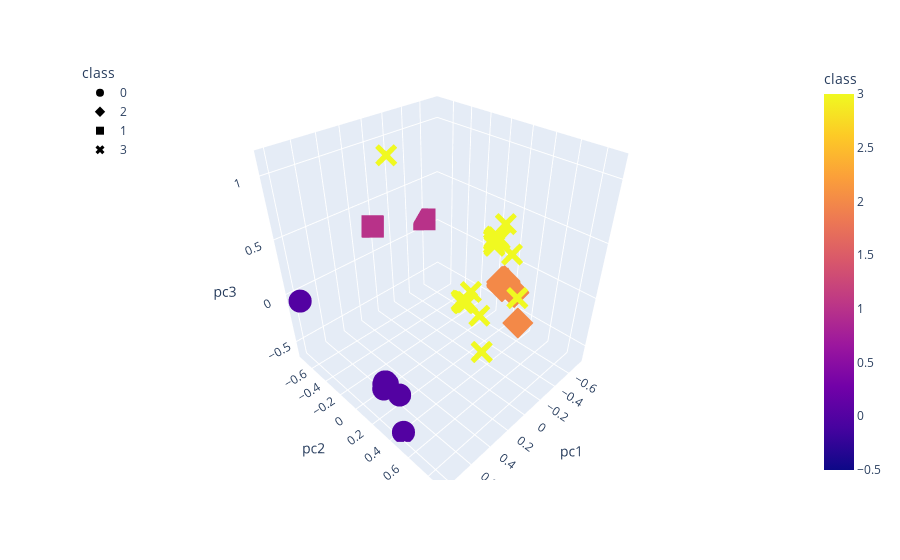

The cell this chart's notebook holds for it:
### Code cell
import plotly.express as px
fig = px.scatter_3d(
      pc3,
    x = 'pc1',
    y = 'pc2',
    z = 'pc3',
    color = 'class',
    symbol = 'class'
    



)
fig.update_layout(legend = dict(x =0,y = 1))
fig.show()
